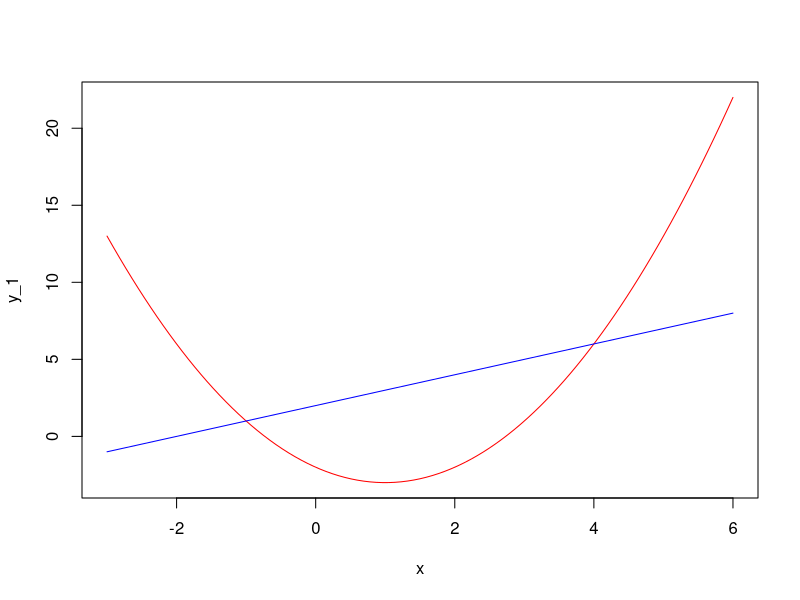

The R source for this figure:
## ---- chunk 1
knitr::opts_chunk$set(echo = TRUE)
## ---- chunk 2
eq = function(x) {
  return (2*x - 9)
}
area = integrate(eq, 4.5, 8.5)
print(area)
## ---- chunk 3
y_1 = function(x) {
  return(x^2 - 2*x - 2)
}

y_2 = function(x) {
  return(x + 2)
}

plot(y_1, -3, 6, col = 'red')
plot(y_2, -3, 6, add=TRUE, col = 'blue')
## ---- chunk 4
# upper function is the y_2, lower function is the y_1
area_1 <- integrate(y_1, -1, 4)
area_2 <- integrate(y_2, -1, 4)
area = (area_2$value - area_1$value)
print(as.numeric(area))
